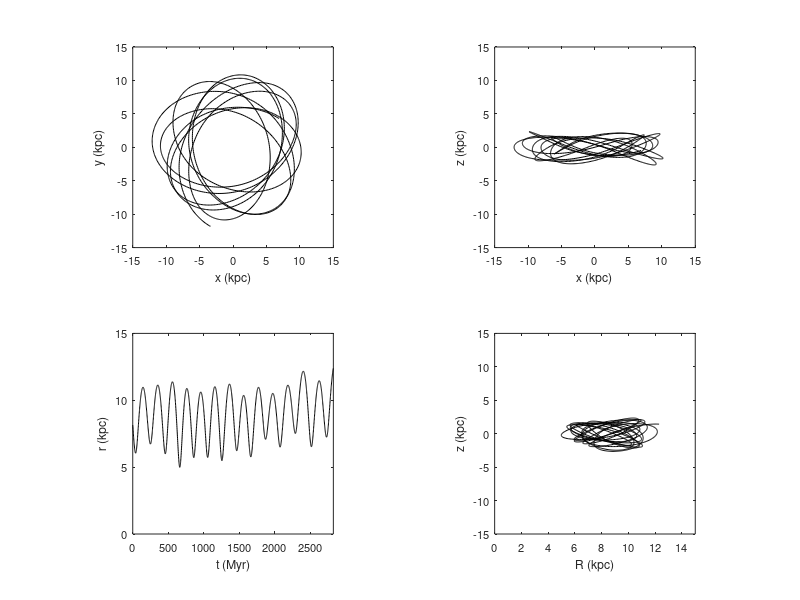

Recreate this plot in MATLAB.
clear all
close all

data = load('ax_coeff.dat');

whitebg('w')

t = data(:,1);

x = data(:,12);
y = data(:,13);
z = data(:,14);

v_x = data(:,15);
v_y = data(:,16);
v_z = data(:,17);

R = sqrt(x.^2+y.^2);
r = sqrt(x.^2+y.^2+z.^2);



subplot(2,2,1), plot(x,y,'k')

xlabel('x (kpc)','fontsize',9)
ylabel('y (kpc)','fontsize',9)
axis([-15 15 -15 15])
set(gca,'xtick',(-20:5:20),'ytick',(-20:5:20),'fontsize',8)
axis square


subplot(2,2,2), plot(x,z,'k')

xlabel('x (kpc)','fontsize',9)
ylabel('z (kpc)','fontsize',9)
axis([-15 15 -15 15])
set(gca,'xtick',(-20:5:20),'ytick',(-20:5:20),'fontsize',8)
axis square

subplot(2,2,3), plot(t,r,'k')

xlabel('t (Myr)','fontsize',9)
ylabel('r (kpc)','fontsize',9)
axis([0 max(t) 0 15])
set(gca,'ytick',(0:5:15),'fontsize',8)
axis square


subplot(2,2,4), plot(R,z,'k')

xlabel('R (kpc)','fontsize',9)
ylabel('z (kpc)','fontsize',9)
axis square
axis([0 15 -15 15])
set(gca,'fontsize',8)
